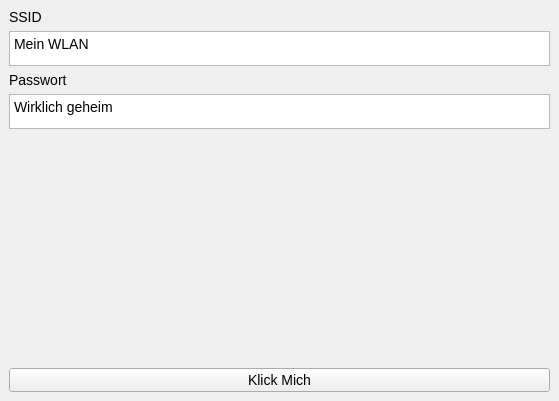
<?xml version="1.0" encoding="UTF-8"?>
<ui version="4.0">
 <class>MainWindow</class>
 <widget class="QMainWindow" name="MainWindow">
  <property name="geometry">
   <rect>
    <x>0</x>
    <y>0</y>
    <width>559</width>
    <height>401</height>
   </rect>
  </property>
  <property name="windowTitle">
   <string>MainWindow</string>
  </property>
  <property name="styleSheet">
   <string notr="true">font-size:14px</string>
  </property>
  <widget class="QWidget" name="centralwidget">
   <layout class="QGridLayout" name="gridLayout_2">
    <item row="0" column="0">
     <widget class="QLabel" name="label">
      <property name="text">
       <string>SSID</string>
      </property>
     </widget>
    </item>
    <item row="5" column="0">
     <widget class="QPushButton" name="closeBtn_2">
      <property name="styleSheet">
       <string notr="true">border-radius: 1em;</string>
      </property>
      <property name="text">
       <string>Klick Mich</string>
      </property>
     </widget>
    </item>
    <item row="4" column="0">
     <spacer name="verticalSpacer">
      <property name="orientation">
       <enum>Qt::Orientation::Vertical</enum>
      </property>
      <property name="sizeHint" stdset="0">
       <size>
        <width>20</width>
        <height>40</height>
       </size>
      </property>
     </spacer>
    </item>
    <item row="2" column="0">
     <widget class="QLabel" name="label_2">
      <property name="text">
       <string>Passwort</string>
      </property>
     </widget>
    </item>
    <item row="1" column="0">
     <widget class="QPlainTextEdit" name="plainTextEdit">
      <property name="sizePolicy">
       <sizepolicy hsizetype="Expanding" vsizetype="Maximum">
        <horstretch>0</horstretch>
        <verstretch>0</verstretch>
       </sizepolicy>
      </property>
      <property name="maximumSize">
       <size>
        <width>16777215</width>
        <height>35</height>
       </size>
      </property>
      <property name="font">
       <font>
        <pointsize>-1</pointsize>
       </font>
      </property>
      <property name="styleSheet">
       <string notr="true"/>
      </property>
      <property name="plainText">
       <string>Mein WLAN</string>
      </property>
     </widget>
    </item>
    <item row="3" column="0">
     <widget class="QPlainTextEdit" name="plainTextEdit_2">
      <property name="sizePolicy">
       <sizepolicy hsizetype="Expanding" vsizetype="Maximum">
        <horstretch>0</horstretch>
        <verstretch>0</verstretch>
       </sizepolicy>
      </property>
      <property name="maximumSize">
       <size>
        <width>16777215</width>
        <height>35</height>
       </size>
      </property>
      <property name="plainText">
       <string>Wirklich geheim</string>
      </property>
     </widget>
    </item>
   </layout>
  </widget>
 </widget>
 <resources/>
 <connections/>
</ui>
